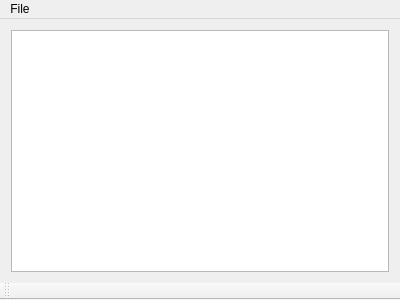
<?xml version="1.0" encoding="UTF-8"?>
<ui version="4.0">
 <class>Bftp</class>
 <widget class="QMainWindow" name="Bftp">
  <property name="geometry">
   <rect>
    <x>0</x>
    <y>0</y>
    <width>400</width>
    <height>300</height>
   </rect>
  </property>
  <property name="windowTitle">
   <string>Bftp</string>
  </property>
  <widget class="QWidget" name="centralWidget">
   <layout class="QVBoxLayout" name="verticalLayout">
    <item>
     <widget class="QTextBrowser" name="textBrowser"/>
    </item>
    <item>
     <layout class="QVBoxLayout" name="answers"/>
    </item>
   </layout>
  </widget>
  <widget class="QMenuBar" name="menuBar">
   <property name="geometry">
    <rect>
     <x>0</x>
     <y>0</y>
     <width>400</width>
     <height>25</height>
    </rect>
   </property>
   <widget class="QMenu" name="menuFile">
    <property name="title">
     <string>File</string>
    </property>
    <addaction name="actionOpen"/>
    <addaction name="separator"/>
    <addaction name="actionE_xit"/>
   </widget>
   <addaction name="menuFile"/>
  </widget>
  <widget class="QToolBar" name="mainToolBar">
   <attribute name="toolBarArea">
    <enum>BottomToolBarArea</enum>
   </attribute>
   <attribute name="toolBarBreak">
    <bool>false</bool>
   </attribute>
  </widget>
  <action name="actionOpen">
   <property name="text">
    <string>&amp;Open</string>
   </property>
   <property name="shortcut">
    <string>Ctrl+O</string>
   </property>
  </action>
  <action name="actionE_xit">
   <property name="text">
    <string>E&amp;xit</string>
   </property>
   <property name="shortcut">
    <string>Ctrl+Q, Ctrl+X</string>
   </property>
  </action>
 </widget>
 <layoutdefault spacing="6" margin="11"/>
 <resources/>
 <connections/>
</ui>
